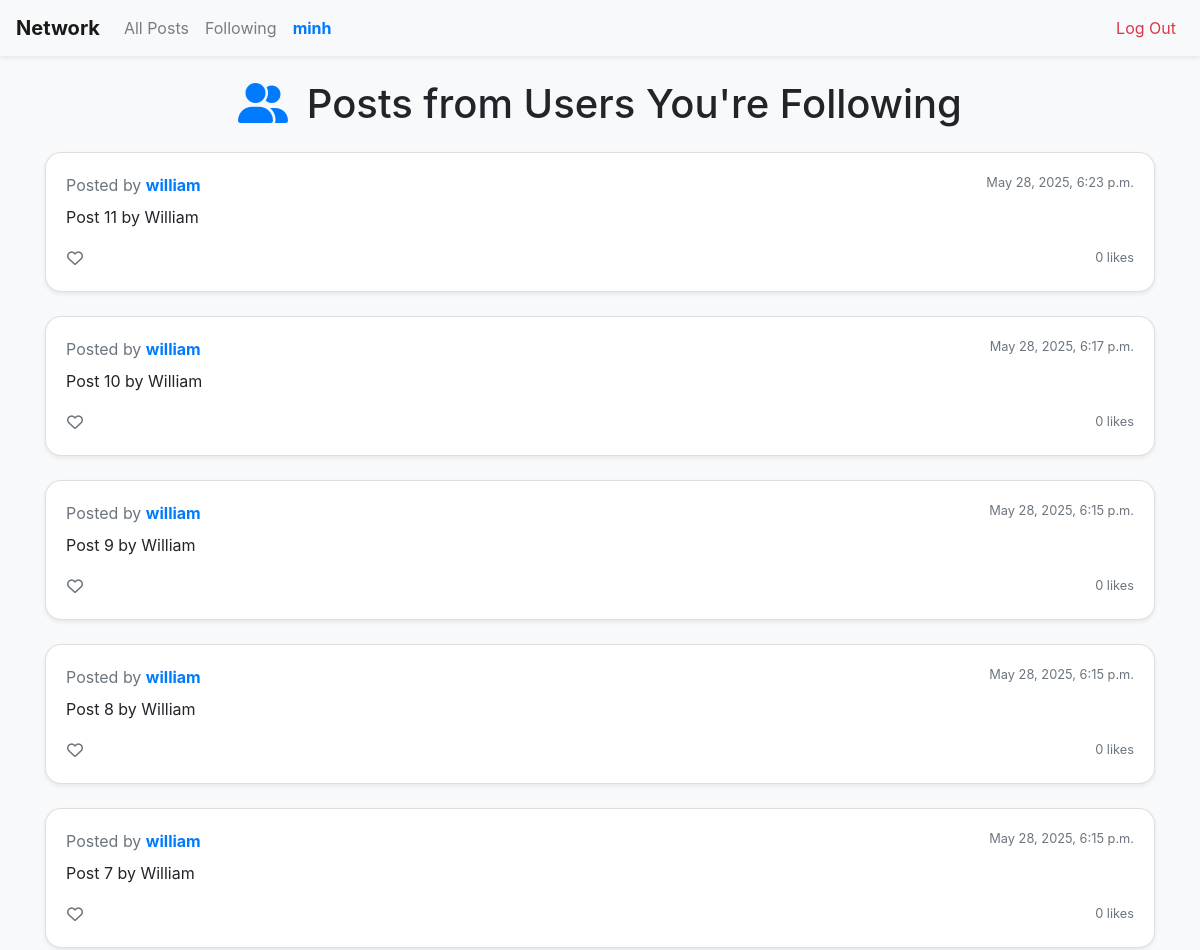
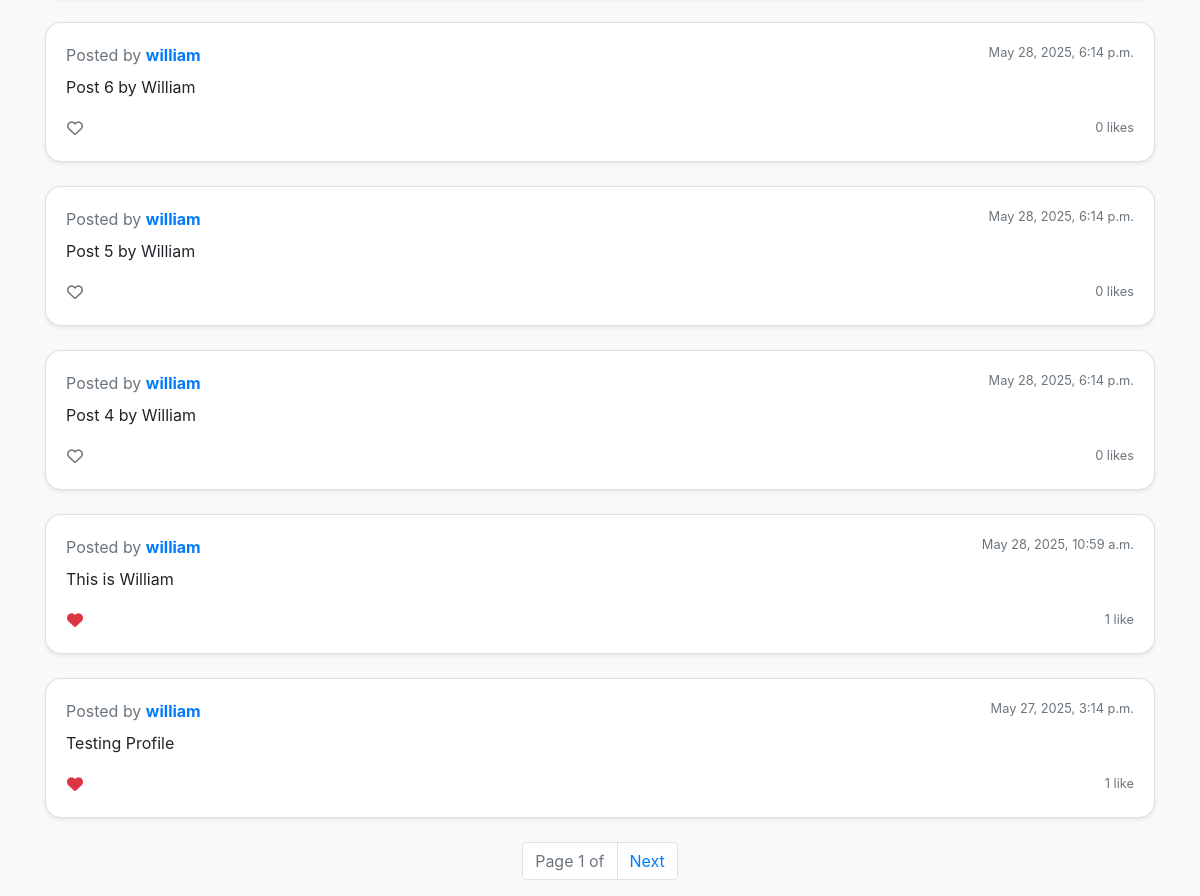
The page /following (signed in) on the database its author committed (2 pictures, top to bottom).
### network/models.py (models this page shows, shortened)
class User(AbstractUser):
    pass

class Post(models.Model):
    content = models.CharField(max_length=140)
    author = models.ForeignKey(User, on_delete=models.CASCADE, related_name='posts')
    timestamp = models.DateTimeField(auto_now_add=True)
    class Meta:
        ordering = ['-timestamp']

### network/views.py (the view)
# urls.py: path('following', views.following, name='following'),
def following(request):
    followings = Follow.objects.filter(follower=request.user).values_list('following_id', flat=True)
    all_posts = Post.objects.filter(author__in=followings).order_by('-timestamp')
    paginator = Paginator(all_posts, 10)
    post_num = request.GET.get('page')
    posts = paginator.get_page(post_num)
    likes = Like.objects.filter(post__in=all_posts).values_list('post_id', flat=True)
    return render(request, "network/following.html", {
        'likes': likes,
        'posts': posts,
    })

### network/templates/network/following.html (shortened to what this page needs)
{% extends "network/layout.html" %}
{% block body %}
    <div class="container mt-4">
        <h1 class="mb-4 text-center">
            <i class="fas fa-user-friends text-primary mr-2"></i>
            Posts from Users You're Following
        </h1>
        {% for post in posts %}
            <div class="card mb-4 shadow-sm">
                <div class="card-body">
                    <div class="d-flex justify-content-between mb-2">
                        <div class="text-muted">
                            Posted by <a href="{% url 'profile' post.author.id %}"><strong>{{ post.author.username }}</strong></a>
                        </div>
                        <div class="text-muted small">{{ post.timestamp }}</div>
                    </div>
                    <p class="card-text" id="post-content-{{ post.id }}">{{ post.content }}</p>
                    <div class="d-flex justify-content-between align-items-center mt-2">
                        {% if user.is_authenticated %}
                            <button class="btn btn-link p-0" onclick="likeEdit(this)" data-post-id="{{ post.id }}">
                                {% if post.id in likes %}
                                    <i class="fas fa-heart text-danger"></i>
                                {% else %}
                                    <i class="far fa-heart text-secondary"></i>
                                {% endif %}
                            </button>
                        {% endif %}
                        <div class="text-muted small" id="like-{{ post.id }}">
                            {{ post.likes.count }} like{{ post.likes.count|pluralize }}
                        </div>
                    </div>
                </div>
            </div>
        {% empty %}
            <div class="alert alert-info text-center">
                You are not following anyone or no posts are available.
            </div>
        {% endfor %}
        <nav>
            <ul class="pagination justify-content-center">
                <li class="page-item disabled">
                    <span class="page-link">Page {{ posts.number }} of {{ posts.paginator.post_num }}</span>
                </li>
                {% if posts.has_next %}
                    <li class="page-item">
                        <a class="page-link" href="?page={{ posts.next_page_number }}">Next</a>
                    </li>
                {% endif %}
            </ul>
        </nav>
    </div>
{% endblock %}

### network/templates/network/layout.html (shortened to what this page needs)
{% load static %}
<!DOCTYPE html>
<html lang="en">
    <head>
        <link rel="stylesheet" href="https://stackpath.bootstrapcdn.com/bootstrap/4.4.1/css/bootstrap.min.css">
        <link rel="stylesheet" href="https://cdnjs.cloudflare.com/ajax/libs/font-awesome/6.5.0/css/all.min.css">
        <link rel="stylesheet" href="https://stackpath.bootstrapcdn.com/bootstrap/4.4.1/css/bootstrap.min.css">
        <link href="{% static 'network/styles.css' %}" rel="stylesheet">
    </head>
    <body>
        <nav class="navbar navbar-expand-lg navbar-light bg-light shadow-sm">
            <a class="navbar-brand font-weight-bold" href="{% url 'index' %}">Network</a>
            <div class="collapse navbar-collapse" id="navbarContent">
                <ul class="navbar-nav mr-auto">
                    <li class="nav-item">
                        <a class="nav-link" href="{% url 'index' %}">All Posts</a>
                    </li>
                    {% if user.is_authenticated %}
                        <li class="nav-item">
                            <a class="nav-link" href="{% url 'following' %}">Following</a>
                        </li>
                        <li class="nav-item">
                            <a class="nav-link font-weight-bold text-primary" href="{% url 'profile' request.user.id %}">
                                {{ user.username }}
                            </a>
                        </li>
                    {% endif %}
                </ul>
                <ul class="navbar-nav">
                    {% if user.is_authenticated %}
                        <li class="nav-item">
                            <a class="nav-link text-danger" href="{% url 'logout' %}">Log Out</a>
                        </li>
                    {% endif %}
                </ul>
            </div>
        </nav>
        <div class="body">
            {% block body %}
            {% endblock %}
        </div>
    </body>
</html>

### network/static/network/styles.css (style rules this page uses)
body { background-color: #f8f9fa; }
.card { border-radius: 1rem; }

### rows shown on the page
User: username "minh"
Post: author.username "william", timestamp "May 28, 2025, 6:23 p.m.", content "Post 11 by William", likes.count "0"
Post: author.username "william", timestamp "May 28, 2025, 6:17 p.m.", content "Post 10 by William", likes.count "0"
Post: author.username "william", timestamp "May 28, 2025, 6:15 p.m.", content "Post 9 by William", likes.count "0"
Post: author.username "william", timestamp "May 28, 2025, 6:15 p.m.", content "Post 8 by William", likes.count "0"
Post: author.username "william", timestamp "May 28, 2025, 6:15 p.m.", content "Post 7 by William", likes.count "0"
Post: author.username "william", timestamp "May 28, 2025, 6:14 p.m.", content "Post 6 by William", likes.count "0"
Post: author.username "william", timestamp "May 28, 2025, 6:14 p.m.", content "Post 5 by William", likes.count "0"
Post: author.username "william", timestamp "May 28, 2025, 6:14 p.m.", content "Post 4 by William", likes.count "0"
Post: author.username "william", timestamp "May 28, 2025, 10:59 a.m.", content "This is William", likes.count "1"
Post: author.username "william", timestamp "May 27, 2025, 3:14 p.m.", content "Testing Profile", likes.count "1"

### other values the page prints
{{ posts.number }} "1"
